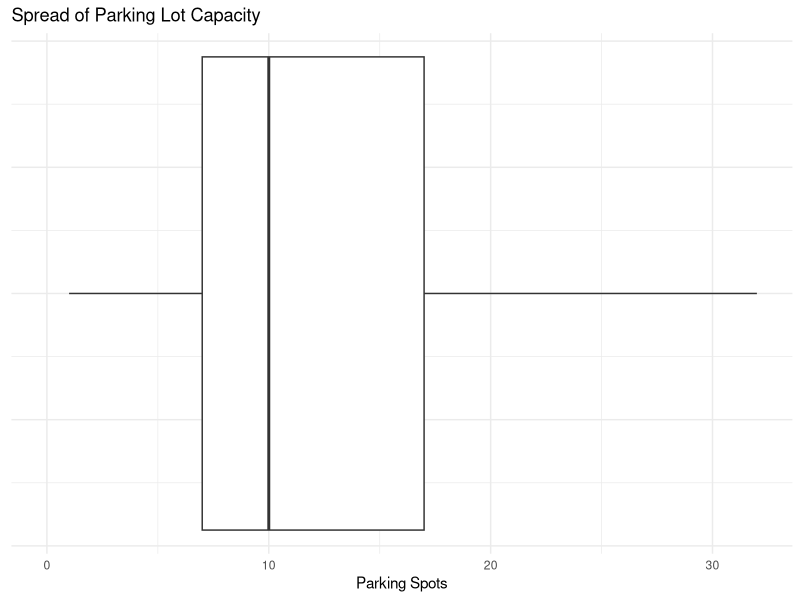
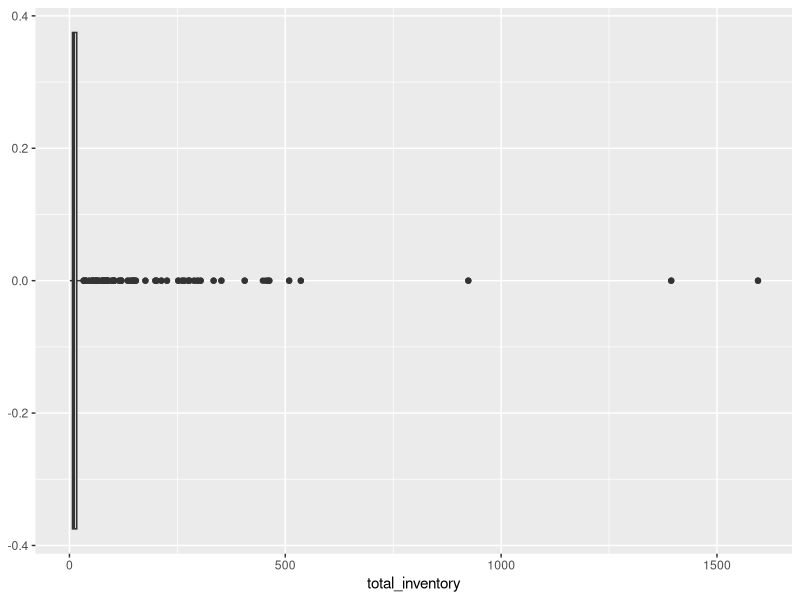
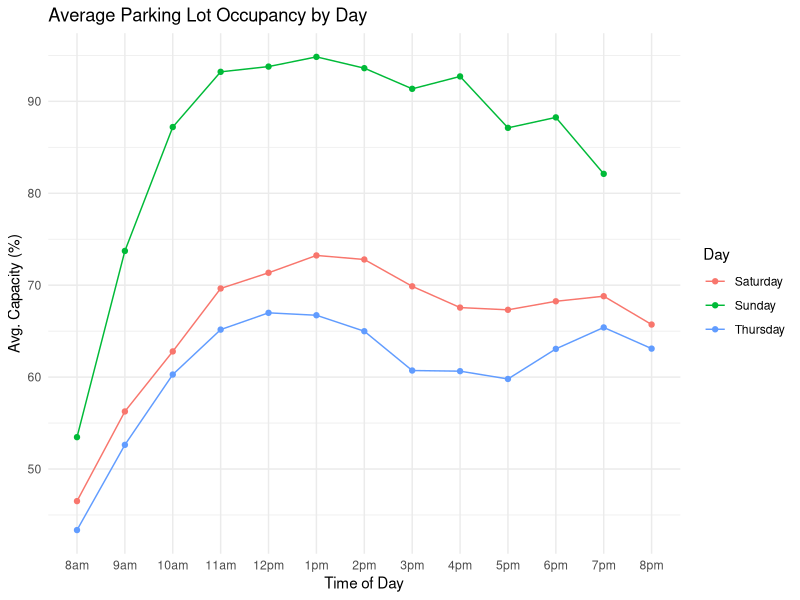
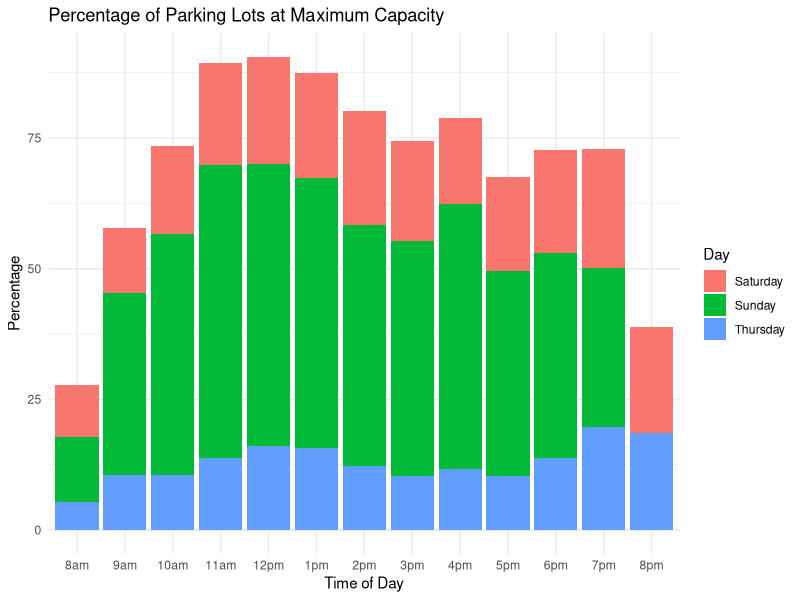

These figures' R source, in order:
library(tidyverse)
library(readr)

#parking_data <- read_csv("parking_study_occupancy_datasd.csv")
parking_data <- read_csv("parking_with_regions.csv")
#See if you can convert site_id to ints (check to make sure nothing is changed first)
parking_data %>% filter(parking_data$site_id != as.integer(parking_data$site_id)) %>% select(site_id) #You cannot

    ##See counts by day
parking_data %>% group_by(day_of_week) %>% summarize(n=n())

##See missings (several missings when total_inventory = 0)
colSums(is.na(parking_data))
nrow(parking_data %>% filter(total_inventory == 0))

##Create cleaned dataset where total_inventory <= 0 are removed

clean_parking <- parking_data %>% filter(total_inventory > 0)

#Boxplot of parking lot capacity 
ufence <- quantile(clean_parking$total_inventory, 0.75, na.rm=TRUE) + (1.5 * IQR(clean_parking$total_inventory, na.rm=TRUE))
ggplot(clean_parking, aes(x=total_inventory)) + 
  geom_boxplot(outlier.shape = NA) + 
  coord_cartesian(xlim = c(0, ufence)) + 
  theme_minimal() + labs(x = "Parking Spots", title = "Spread of Parking Lot Capacity") +
  theme(axis.text.y=element_blank())

#Five number summary
summary(clean_parking$total_inventory)
#Whisker minimum
clean_parking %>% filter(total_inventory < quantile(total_inventory, 0.75, na.rm=TRUE) + (1.5 * IQR(total_inventory, na.rm=TRUE))) %>% pull(total_inventory) %>% max()

#Full boxplot with outliers
ggplot(clean_parking, aes(x=total_inventory)) + 
  geom_boxplot()


#Make sure to note that there are several outliers, its just not feasible to plot them on the graph
colSums(is.na(clean_parking))

#Rename cols that start with numbers

#Check to see if occupancy ever is above max capacity and if pct is ever > 100
clean_parking %>% filter(if_any(names(clean_parking)[6:18], ~ .x > total_inventory))
clean_parking %>% filter(if_any(names(clean_parking)[19:31], ~ .x > 1)) %>% 
  select(total_inventory, names(clean_parking)[19:31])

#Look at how much they were over
max_overflows <- clean_parking %>% 
  mutate(row_max = apply(pick(6:18), 1, max, na.rm=TRUE), 
         max_col = names(pick(6:18))[apply(pick(6:18), 1, which.max)]) %>% 
  filter(row_max > total_inventory) %>%
  select(total_inventory, row_max, max_col) %>% 
  mutate(overflow_cnt = row_max - total_inventory, overflow_pct = row_max/total_inventory - 1)

max(max_overflows$overflow_cnt)

#Since the amount that cars are parked past capacity is a max of 6, this is likely not an issue and is instead cars parked on curbs, the grass, dividers, etc.

#Make sure that percents are correct (check for inconsistencies)
sum(clean_parking[6:18]/clean_parking$total_inventory - clean_parking[19:31] > 0.001, na.rm=TRUE) #sum = 0, so no mismatches

findIQROutliers <- function(x, s, n){
  lfence <- quantile(x, 0.25, na.rm=TRUE) - (1.5 * IQR(x, na.rm=TRUE))
  ufence <- quantile(x, 0.75, na.rm=TRUE) + (1.5 * IQR(x, na.rm=TRUE))
  out <- !is.na(x) & (x < lfence | x > ufence)
  data.frame(site = s[out], name = rep(n, sum(out)), pct = x[out], lfence = rep(lfence, sum(out)), ufence = rep(ufence, sum(out)))
}

outliers <- Map(findIQROutliers, 
                clean_parking[19:31], 
                s = list(clean_parking[[1]]),
                n = names(clean_parking)[19:31]) %>%
  bind_rows()

#Every missing 8_pm recording is on a Sunday
colSums(is.na(clean_parking %>% filter(day_of_week == "sunday")))
nrow(clean_parking %>% filter(day_of_week == "sunday")) #Every Sunday recording does not have an 8pm recording -> likely not missing at random

#Prepare dataframe for plotting
rotated_df <- clean_parking |> pivot_longer(cols = c((names(clean_parking)[19:31])),
                                            names_to = "time",
                                            values_to = "pct") |> select(site_id, time, pct, day_of_week, neighborhood, region)
rotated_df$time <- factor(rotated_df$time, levels = names(clean_parking)[19:31])
rotated_df$day_of_week <- case_when(rotated_df$day_of_week == "saturday" ~ "Saturday",
                                    rotated_df$day_of_week == "sunday" ~ "Sunday",
                                    rotated_df$day_of_week == "thursday" ~ "Thursday")

#Plot occupancy percentages (x=time, y=pct, col=day)
ggplot(rotated_df %>% 
         group_by(time, day_of_week) %>% 
         summarize(avg_pct = mean(pct, na.rm=TRUE), .groups = "drop"), 
       aes(x=time, y=avg_pct*100, col=day_of_week, group = day_of_week)) + 
  geom_point() + 
  geom_line() + 
  labs(x="Time of Day", y = "Avg. Capacity (%)", title = "Average Parking Lot Occupancy by Day", col= "Day") +
  scale_x_discrete(labels = c(
                      "8am", "9am", "10am", "11am", "12pm", "1pm", "2pm", "3pm", "4pm", "5pm", "6pm", "7pm", "8pm"
  )) +
  theme_minimal()

#Plot percentages by time that are >= 100%
ggplot(rotated_df %>%
         group_by(time, day_of_week) %>%
         summarise(overall_pct = mean(pct >= 1) * 100, .groups = "drop"),
       aes(x=time, y= overall_pct, fill=day_of_week)) + geom_col() +
  scale_x_discrete(labels = c("8am", "9am", "10am", "11am", "12pm", "1pm", "2pm", "3pm", "4pm", "5pm", "6pm", "7pm", "8pm")) +
  labs(x="Time of Day", y="Percentage", title = "Percentage of Parking Lots at Maximum Capacity", fill="Day") + 
  theme_minimal()

parking_data %>% group_by(site_id) %>% summarize(n=n())
